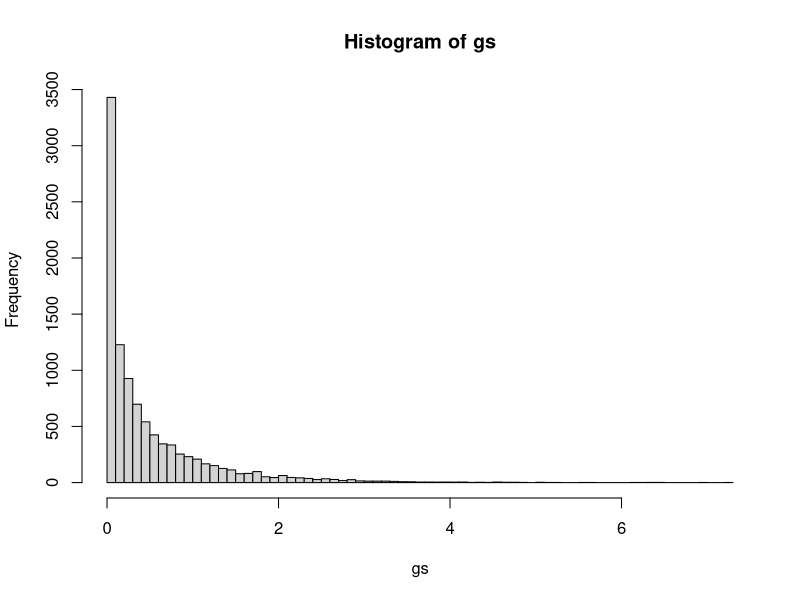
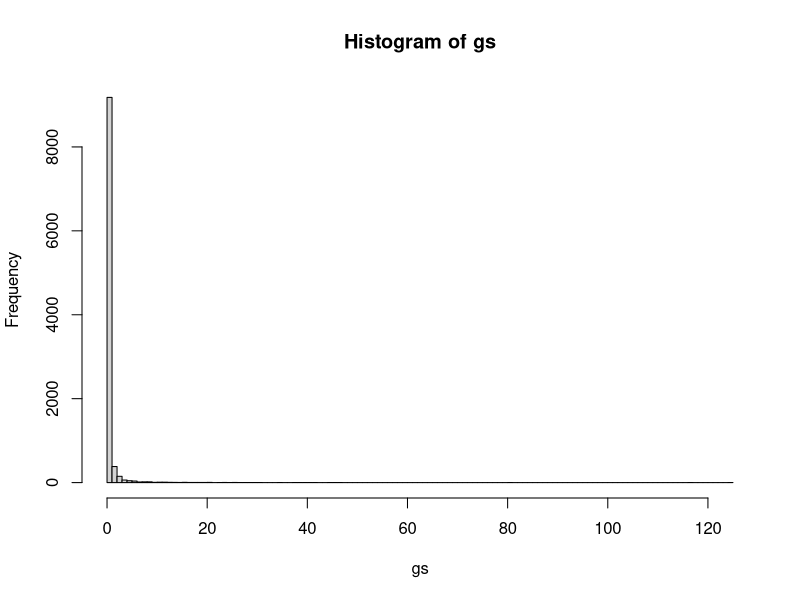
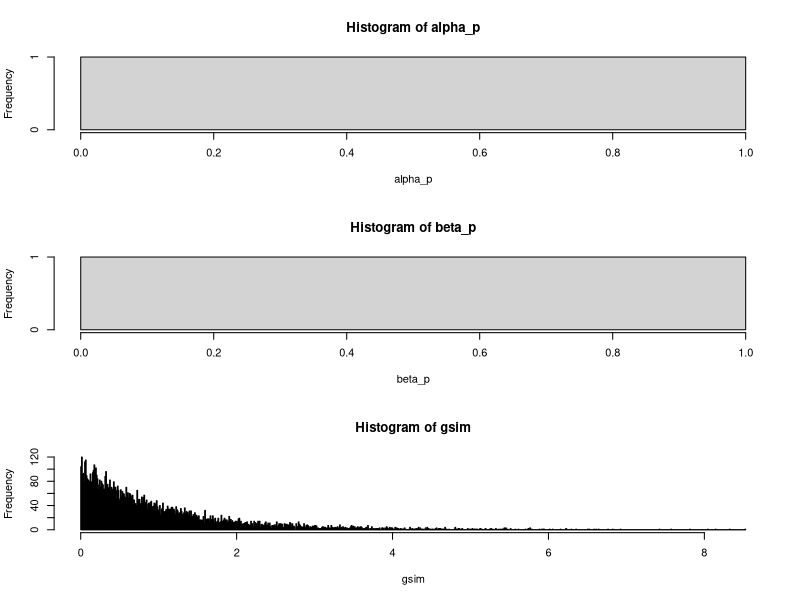
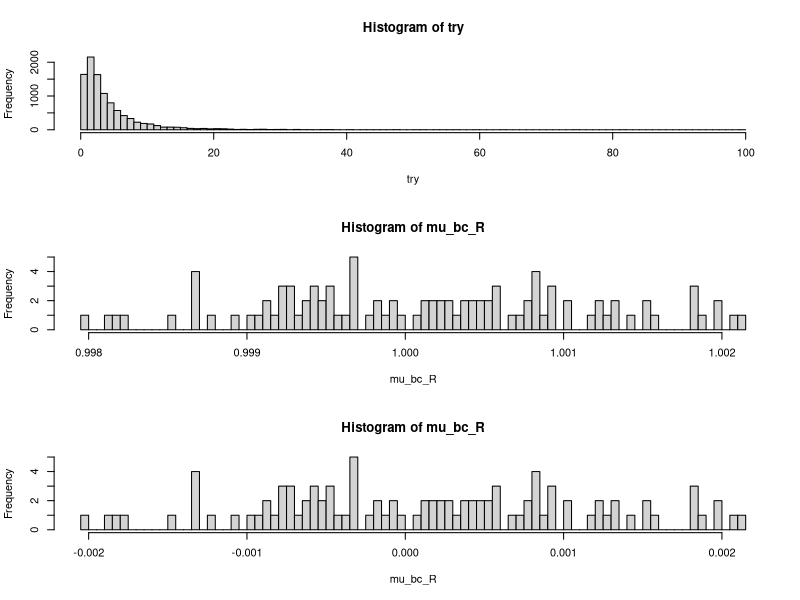
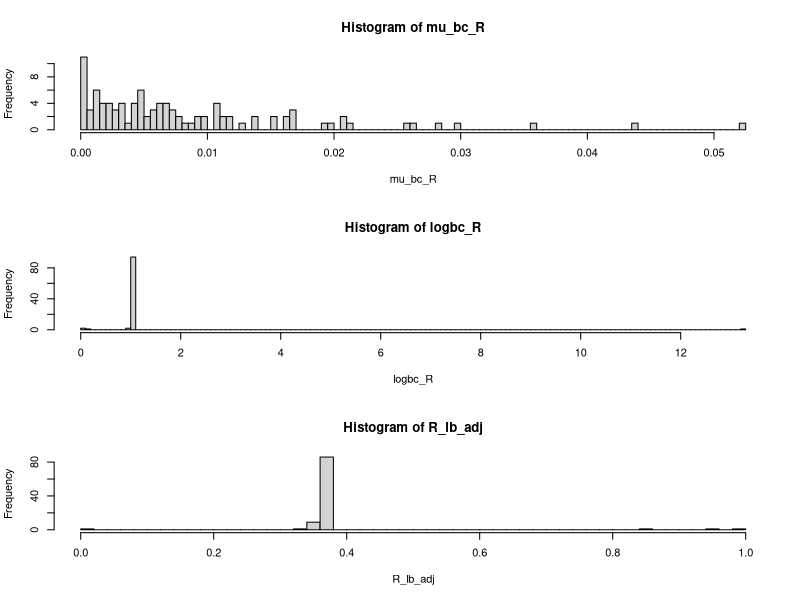
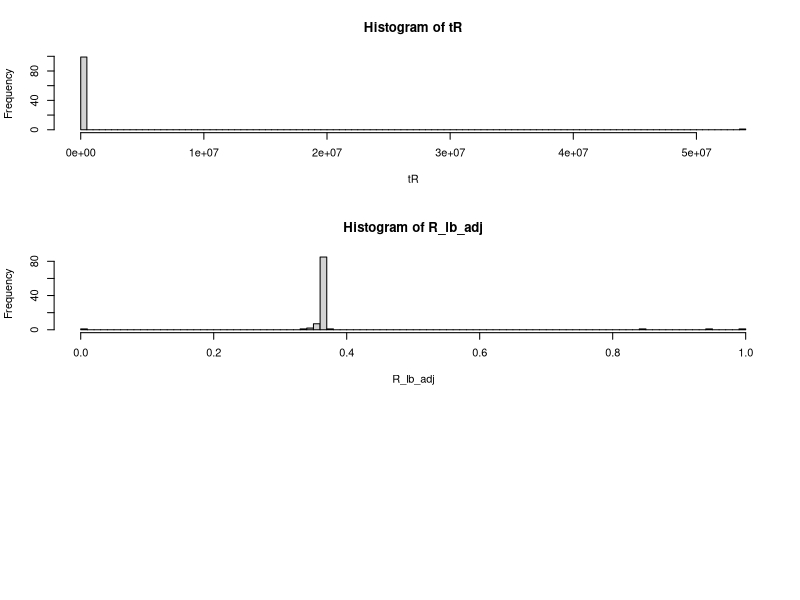

The R source for these figures, in order: (Note: this script raises an error after producing the figures.)
gs <- rgamma(10000,0.5,1); hist(gs,breaks = 100)

mu_lam <- rnorm(10000,0.5,0.1)
sig_lam<- runif(10000,0,5)

a_lam <- mu_lam^2 / sig_lam^2
b_lam <- mu_lam / sig_lam^2

gs <- vector()
for (i in 1:10000) {
  gs[i] <- rgamma(1,a_lam[i],b_lam[i])
}
hist(gs,breaks = 100)

#-------------------------------------------------------------------------------
# gamma priors for uR

alpha_p <-rgamma(10000, 1, 0.1)
beta_p <-rgamma(10000,1,0.1)

alpha_p <-exp(dnorm(10000, 0, 1))
beta_p <-exp(dnorm(10000, 0, 1))

gsim <- rgamma(10000,alpha_p,beta_p)

{par(mfrow = c(3,1))
hist(alpha_p, breaks = 100)
hist(beta_p, breaks = 100)
hist(gsim, breaks = 1000)}

#- Proportional inflation of R with lognormal
try <- rlnorm(10000,1,1); hist(try, breaks = 100)

exp(10)

R_lb <- round(runif(100,5,100))
mu_bc_R <- rnorm(100,1,0.001); hist(mu_bc_R, breaks = 100)
mu_bc_R <- log(sample(mu_bc_R,100,replace = F)); hist(mu_bc_R, breaks = 100)

mu_bc_R <- rgamma(100,1,100); hist(mu_bc_R, breaks = 100)

sd <- rgamma(100,0.001,0.001)
tau_bc_R <- 1/sd/sd; mean(tau_bc_R)
tau_bc_R <- 0.5 #mean(tau_bc_R)

tau_bc_R <- rgamma(100,0.01, 0.01); mean(tau_bc_R)

#logbc_R <- rnorm(100,mu_bc_R,tau_bc_R); hist(logbc_R, breaks = 100)

#logbc_R <- rnorm(100,mu_bc_R,tau_bc_R); hist(logbc_R, breaks = 100)
logbc_R <- vector()
for (i in 1:100) {
  logbc_R[i] <- rlnorm(1,mu_bc_R[i],tau_bc_R[i])
}; hist(logbc_R, breaks = 100)

#logbc_R <- rlnorm(100,mu_bc_R,tau_bc_R); hist(logbc_R, breaks = 100)

exp(log(10) + log(2))

mean(logbc_R)

tR <- exp(log(R_lb) + logbc_R)

R_lb_adj <- R_lb / tR ; hist(R_lb_adj, breaks = 50)

hist(tR, breaks = 100)
length(R_lb_adj[R_lb_adj<1])/length(R_lb_adj)
hist(R_lb_adj, breaks = 100)

#------------------------------------------------------------------------------
# pH Logistic curves
n <- 1000
Y <- 47

{
  tau_mu0 <- 0.25
  mu_beta0 <- rnorm(n,-0.25,1/sqrt(tau_mu0)) #rnorm(n,-0.25,1)
tau_beta0 <- rgamma(n,0.001,0.001)

beta0 <- rnorm(n,mu_beta0, tau_beta0) #INTERCEPT

tau1 <- 0.25
beta1 <- rnorm(3*n,0, 1/sqrt(tau1))
beta1 <- beta1[beta1 > 0]; beta1 <- sample(beta1,n,replace = F) # SCALING FACTOR (amplitude) #rep(2,n)

tau2 <- 5
beta2 <- rnorm(n*3,0,  1/sqrt(tau2)) #0.1
beta2 <- beta2[beta2 > 0]; beta2 <- sample(beta2,n,replace = F) #T(0,)          # SLOPE

tau3 <- 0.005#sd = 10
beta3 <- rnorm(n*3,34,  1/sqrt(tau3)); beta3 <- beta3[beta3 > 0 & beta3 < Y-3]; beta3 <- sample(beta3,n,replace = F) #T(0,Y-3)    # INFLECTION POINT 

cbind(beta0,beta1,beta2,beta3) %>% data.frame -> pr_sim
props <- data.frame(matrix(nrow = n, ncol=Y)) 
colnames(props) <- seq(1,Y,1)
  
for (i in 1:n) { #i <- 1
  for (y in 1:Y){
    props[i,y] <- logit_to_prob(pr_sim$beta0[i] +
                                  pr_sim$beta1[i] / (1 + exp(-pr_sim$beta2[i] * (y - pr_sim$beta3[i]))))
  }
}

props %>% mutate(iter = row_number()) %>%
  pivot_longer(cols = seq(1,Y,1),
                       names_to = "year",
                       values_to = "prop") %>%
  mutate(year = as.numeric(year)) %>%
  data.frame() -> props
  str(props)
  
props %>% group_by(year) %>%
  dplyr::summarise(mean_prop = mean(prop),
                   lo50 = as.numeric(quantile(prop,c(0.25))),
                   hi50 = as.numeric(quantile(prop,c(0.75))),
                   lo95 = as.numeric(quantile(prop,c(0.025))),
                   hi95 = as.numeric(quantile(prop,c(0.975))))  -> mean

ggplot(props,aes(x = year, y = prop)) +
  geom_ribbon(data = mean, 
              aes(y = mean_prop, ymin = lo95,ymax = hi95),color = NA, alpha = 0.2) +
  geom_ribbon(data = mean, aes(y = mean_prop, ymin = lo50,ymax = hi50),color = NA, alpha = 0.2) +
  geom_line(aes(group = iter),alpha = 0.05, color = "blue") +  # Adjust alpha for transparency
  geom_line(data = mean, aes(x = year, y = mean_prop)) + #,aes(x = year, y = prop)) +
  labs(
    title = "Lines for Each Row in props",
    x = "y",
    y = "Probability"
  ) + ylim(0,1) +
  theme_minimal()
}

ggplot(pr_sim) +
  geom_histogram(aes(beta0), fill = "blue", alpha = 0.2) +
  geom_vline(xintercept = 1.081984, color = "blue") +#,breaks = 50, fill = "red", alpha = 0.2)
  geom_histogram(aes(beta1), fill = "red", alpha = 0.2) +
  geom_vline(xintercept = -1.427739, color = "red") +
  geom_histogram(aes(beta2), fill = "forestgreen", alpha = 0.2) +
  geom_vline(xintercept = -0.2892534, color = "forestgreen") +#,breaks = 50, fill = "red", alpha = 0.2)
  geom_histogram(aes(beta3), fill = "blue", alpha = 0.2) +
  geom_vline(xintercept = 34.79994, color = "blue")
  


#-------------------------------------------------------------------------------
#comp logistic priors:
n <- 1000
Y <- 47

{
  tau_mu0 <- 0.1
  mu_beta0 <- rnorm(n,-0.5,1/sqrt(tau_mu0)) #rnorm(n,-0.25,1)
  tau_beta0 <- rgamma(n,0.001,0.001)
  
  beta0 <- rnorm(n,mu_beta0, tau_beta0) #INTERCEPT
  
  tau1 <- 0.25
  beta1 <- rnorm(n,0, 1/sqrt(tau1))
 # beta1 <- beta1[beta1 > 0]; beta1 <- sample(beta1,n,replace = F) # SCALING FACTOR (amplitude) #rep(2,n)
  
  tau2 <- 1
  beta2 <- rep(-5,n) #rnorm(n,0,  1/sqrt(tau2)) #0.1
  #beta2 <- beta2[beta2 > 0]; beta2 <- sample(beta2,n,replace = F) #T(0,)          # SLOPE
  
  tau3 <- 0.005#sd = 10
  beta3 <- rnorm(n*3,34,  1/sqrt(tau3)); beta3 <- beta3[beta3 > 0 & beta3 < Y-3]; beta3 <- sample(beta3,n,replace = F) #T(0,Y-3)    # INFLECTION POINT 
  
  cbind(beta0,beta1,beta2,beta3) %>% data.frame -> pr_sim
  props <- data.frame(matrix(nrow = n, ncol=Y)) 
  colnames(props) <- seq(1,Y,1)
  
  for (i in 1:n) { #i <- 1
    for (y in 1:Y){
      props[i,y] <- logit_to_prob(pr_sim$beta0[i] +
                                    pr_sim$beta1[i] / (1 + exp(-pr_sim$beta2[i] * (y - pr_sim$beta3[i]))))
    }
  }
  
  props %>% mutate(iter = row_number()) %>%
    pivot_longer(cols = seq(1,Y,1),
                 names_to = "year",
                 values_to = "prop") %>%
    mutate(year = as.numeric(year)) %>%
    data.frame() -> props
  str(props)
  
  props %>% group_by(year) %>%
    dplyr::summarise(mean_prop = mean(prop),
                     lo50 = as.numeric(quantile(prop,c(0.25))),
                     hi50 = as.numeric(quantile(prop,c(0.75))),
                     lo95 = as.numeric(quantile(prop,c(0.025))),
                     hi95 = as.numeric(quantile(prop,c(0.975))))  -> mean
  
  ggplot(props,aes(x = year, y = prop)) +
    geom_ribbon(data = mean, 
                aes(y = mean_prop, ymin = lo95,ymax = hi95),color = NA, alpha = 0.2) +
    geom_ribbon(data = mean, aes(y = mean_prop, ymin = lo50,ymax = hi50),color = NA, alpha = 0.2) +
    geom_line(aes(group = iter),alpha = 0.05, color = "blue") +  # Adjust alpha for transparency
    geom_line(data = mean, aes(x = year, y = mean_prop)) + #,aes(x = year, y = prop)) +
    labs(
      title = "Lines for Each Row in props",
      x = "y",
      y = "Probability"
    ) + ylim(0,1) +
    theme_minimal()
}

ggplot(pr_sim) +
  #geom_histogram(aes(beta0), fill = "blue", alpha = 0.2) +
  #geom_vline(xintercept = -0.3006037, color = "blue") +#YE
  #geom_vline(xintercept = 1.017154, color = "blue") +#black
  #geom_vline(xintercept = 1.450994, color = "blue") +#pelagic
  geom_histogram(aes(beta1), fill = "red", alpha = 0.2) +
  geom_vline(xintercept = -0.155412, color = "red") +
  geom_vline(xintercept = -1.138323, color = "red") +
  geom_vline(xintercept = 0.9330462, color = "red") +
  geom_histogram(aes(beta2), fill = "forestgreen", alpha = 0.2) +
  geom_vline(xintercept = -0.89695, color = "forestgreen") +#,breaks = 50, fill = "red", alpha = 0.2)
  geom_vline(xintercept = -1.917029, color = "forestgreen") +
  geom_vline(xintercept = -0.844492, color = "forestgreen") +
  geom_histogram(aes(beta3), fill = "blue", alpha = 0.2) +
  geom_vline(xintercept = 32.78195, color = "blue") +
  geom_vline(xintercept = 41.98974, color = "blue") + 
  geom_vline(xintercept = 24.61498, color = "blue")

pr_sim %>% filter(beta0 < -10)












